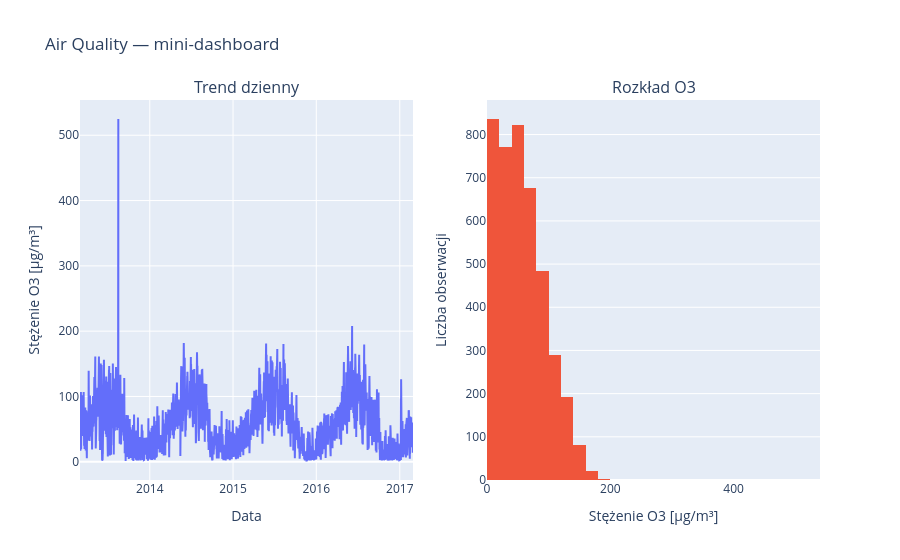

The cell this chart's notebook holds for it:
### Markdown cell above
### Zadanie 24 (12–15 min)
**Biznes:** Zrób mini-dashboard (1 strona) — 2 wykresy w jednym HTML.

**Technicznie:** `plotly.subplots.make_subplots` + `go.Scatter`.

**TODO:** połącz np. trend dzienny + rozkład (histogram) w jeden plik HTML.

### Code cell
# TODO
from plotly.subplots import make_subplots
df_daily_o3 = df_air.groupby(['date', 'station'], as_index=False)['O3'].mean()

fig = make_subplots(rows=1, cols=2, subplot_titles=("Trend dzienny", "Rozkład O3"))

fig.add_trace(go.Scatter(x=df_daily_o3['date'], y=df_daily_o3['O3'], mode='lines', name='O3 Trend'), row=1, col=1)
fig.add_trace(go.Histogram(x=df_daily_o3['O3'], name='O3 Histogram', nbinsx=50), row=1, col=2)

fig.update_layout(title_text="Air Quality — mini-dashboard", showlegend=False)
fig.update_xaxes(title_text="Data", row=1, col=1)
fig.update_yaxes(title_text="Stężenie O3 [µg/m³]", row=1, col=1)
fig.update_xaxes(title_text="Stężenie O3 [µg/m³]", row=1, col=2)
fig.update_yaxes(title_text="Liczba obserwacji", row=1, col=2)
fig.write_html("dashboard_air_quality.html")
fig.show()

### Figure 1 — Plotly figure (JSON) as saved in the notebook; plotly's stock layout.template omitted (floating-point values rounded to 4 significant figures; data arrays with more than 128 entries replaced by an {"elided": "..."} marker saying what was removed)
{"data": [{"mode": "lines", "name": "O3 Trend", "type": "scatter", "x": {"elided": "4180 str values"}, "xaxis": "x", "y": {"elided": "4180 float values"}, "yaxis": "y"}, {"name": "O3 Histogram", "nbinsx": 50, "type": "histogram", "x": {"elided": "4180 float values"}, "xaxis": "x2", "yaxis": "y2"}], "layout": {"annotations": [{"font": {"size": 16}, "showarrow": false, "text": "Trend dzienny", "x": 0.225, "xanchor": "center", "xref": "paper", "y": 1, "yanchor": "bottom", "yref": "paper"}, {"font": {"size": 16}, "showarrow": false, "text": "Rozkład O3", "x": 0.775, "xanchor": "center", "xref": "paper", "y": 1, "yanchor": "bottom", "yref": "paper"}], "showlegend": false, "title": {"text": "Air Quality — mini-dashboard"}, "xaxis": {"anchor": "y", "domain": [0, 0.45], "title": {"text": "Data"}}, "xaxis2": {"anchor": "y2", "domain": [0.55, 1], "title": {"text": "Stężenie O3 [µg/m³]"}}, "yaxis": {"anchor": "x", "domain": [0, 1], "title": {"text": "Stężenie O3 [µg/m³]"}}, "yaxis2": {"anchor": "x2", "domain": [0, 1], "title": {"text": "Liczba obserwacji"}}}}
